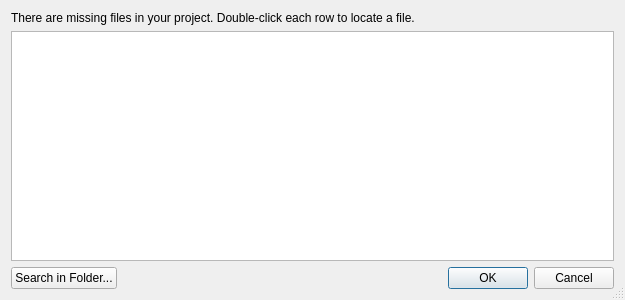
<?xml version="1.0" encoding="UTF-8"?>
<ui version="4.0">
 <class>UnlinkedFilesDialog</class>
 <widget class="QDialog" name="UnlinkedFilesDialog">
  <property name="geometry">
   <rect>
    <x>0</x>
    <y>0</y>
    <width>625</width>
    <height>300</height>
   </rect>
  </property>
  <property name="windowTitle">
   <string>Missing Files</string>
  </property>
  <property name="whatsThis">
   <string notr="true">https://forum.bossa.org/t/project-management/12574#p-39686-missing-files-7</string>
  </property>
  <property name="sizeGripEnabled">
   <bool>true</bool>
  </property>
  <property name="modal">
   <bool>true</bool>
  </property>
  <layout class="QVBoxLayout" name="verticalLayout">
   <item>
    <widget class="QLabel" name="label">
     <property name="text">
      <string>There are missing files in your project. Double-click each row to locate a file.</string>
     </property>
    </widget>
   </item>
   <item>
    <widget class="QTableView" name="tableView">
     <property name="minimumSize">
      <size>
       <width>496</width>
       <height>0</height>
      </size>
     </property>
     <property name="editTriggers">
      <set>QAbstractItemView::EditTrigger::NoEditTriggers</set>
     </property>
     <property name="showDropIndicator" stdset="0">
      <bool>false</bool>
     </property>
     <property name="dragDropOverwriteMode">
      <bool>false</bool>
     </property>
     <property name="alternatingRowColors">
      <bool>true</bool>
     </property>
     <property name="selectionMode">
      <enum>QAbstractItemView::SelectionMode::SingleSelection</enum>
     </property>
     <property name="selectionBehavior">
      <enum>QAbstractItemView::SelectionBehavior::SelectRows</enum>
     </property>
     <property name="textElideMode">
      <enum>Qt::TextElideMode::ElideLeft</enum>
     </property>
     <attribute name="horizontalHeaderHighlightSections">
      <bool>false</bool>
     </attribute>
     <attribute name="horizontalHeaderStretchLastSection">
      <bool>true</bool>
     </attribute>
     <attribute name="verticalHeaderVisible">
      <bool>false</bool>
     </attribute>
     <attribute name="verticalHeaderHighlightSections">
      <bool>false</bool>
     </attribute>
    </widget>
   </item>
   <item>
    <layout class="QHBoxLayout" name="horizontalLayout">
     <item>
      <widget class="QPushButton" name="searchFolderButton">
       <property name="toolTip">
        <string>This looks at every file in a folder to see if it matches any of the missing files.</string>
       </property>
       <property name="text">
        <string>Search in Folder...</string>
       </property>
      </widget>
     </item>
     <item>
      <widget class="QDialogButtonBox" name="buttonBox">
       <property name="orientation">
        <enum>Qt::Orientation::Horizontal</enum>
       </property>
       <property name="standardButtons">
        <set>QDialogButtonBox::StandardButton::Cancel|QDialogButtonBox::StandardButton::Ok</set>
       </property>
      </widget>
     </item>
    </layout>
   </item>
  </layout>
 </widget>
 <resources/>
 <connections>
  <connection>
   <sender>buttonBox</sender>
   <signal>accepted()</signal>
   <receiver>UnlinkedFilesDialog</receiver>
   <slot>accept()</slot>
   <hints>
    <hint type="sourcelabel">
     <x>248</x>
     <y>254</y>
    </hint>
    <hint type="destinationlabel">
     <x>157</x>
     <y>274</y>
    </hint>
   </hints>
  </connection>
  <connection>
   <sender>buttonBox</sender>
   <signal>rejected()</signal>
   <receiver>UnlinkedFilesDialog</receiver>
   <slot>reject()</slot>
   <hints>
    <hint type="sourcelabel">
     <x>316</x>
     <y>260</y>
    </hint>
    <hint type="destinationlabel">
     <x>286</x>
     <y>274</y>
    </hint>
   </hints>
  </connection>
 </connections>
</ui>
